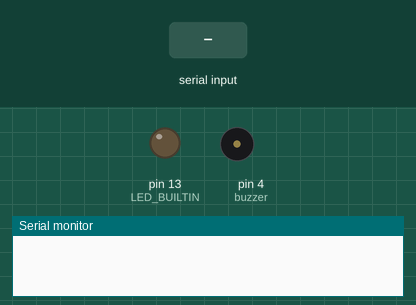
This sketch was run on a simulated Arduino Uno, built with avr-gcc and run on an emulated ATmega328P. On the bench: output pins drawn as LEDs (lit = HIGH), buzzer (waves = sounding), the last lines printed to the serial monitor. The inputs (shaded band) are chosen by the test bench.

Above: at 1.7 s.
1.8 s: "1;" received over Serial
At 3.0 s:
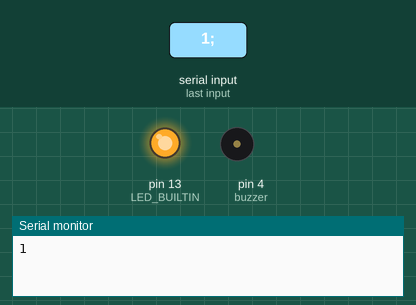
3.3 s: "2;" received over Serial
At 4.1 s:
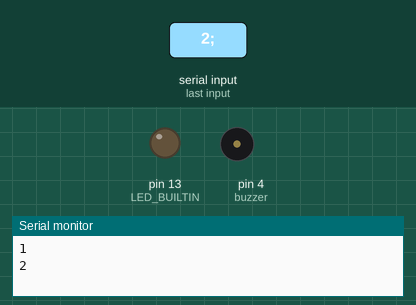
Timing chart, 0 to 6.3 s (numbered marks = the images above; inputs shaded):
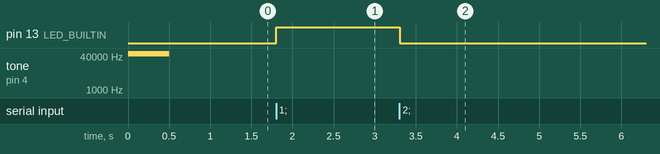

Measured:
- after the input at 1.8 s, pin 13 (LED_BUILTIN): LOW → HIGH at once
- after the input at 3.3 s, pin 13 (LED_BUILTIN): HIGH → LOW at once

The sketch:

SerialTEST.ino
```cpp
void setup() {
  int buzzer = 4;
  tone(buzzer, 50000);
  delay(500);
  noTone(buzzer);

  Serial.begin(9600);
  Serial.setTimeout(5);
  pinMode(LED_BUILTIN, OUTPUT);
  //pinMode(LED_R, OUTPUT);
  //pinMode(LED_G, OUTPUT);
}

void loop() {
  //analogRead(A0);
  //analogWrite(LED_B,b);
  if(Serial.available())
  {
    char str[30];
    int amount = Serial.readBytesUntil(';', str, 30);
    str[amount] = NULL;

    int data[5];
    int count = 0;
    char* offset = str;
    while (true)
    {
      data[count++] = atoi(offset);
      offset = strchr(offset, ',');
      if(offset) offset++;
      else break;
    }
    switch(data[0])
    {
             case 1://выкл смены цвета
              digitalWrite(LED_BUILTIN, HIGH);
             break;
             case 2://выкл смены цвета
              digitalWrite(LED_BUILTIN, LOW);
             break;
    }
    Serial.println(data[0]);
    delay(200);
  }
    /*digitalWrite(LED_BUILTIN, HIGH);   // turn the LED on (HIGH is the voltage level)
    delay(1000);                       // wait for a second
    digitalWrite(LED_BUILTIN, LOW);    // turn the LED off by making the voltage LOW
    delay(1000);*/
}
```
